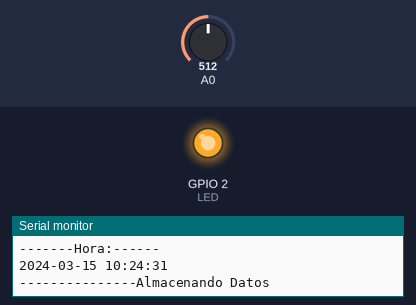
Recording of a sketch running on a simulated ESP8266 (NodeMCU). Shown: output pins drawn as LEDs (lit = HIGH), the last lines printed to the serial monitor. The test bench sets the inputs (shaded band); at power-on: A0 = 512. WiFi joins after 1.5 s; servers stay silent unless stated; the local clock reads 2024-03-15 10:24:30 at power-on unless the sketch sets it.

Above: at 1.6 s.
At 4.1 s:
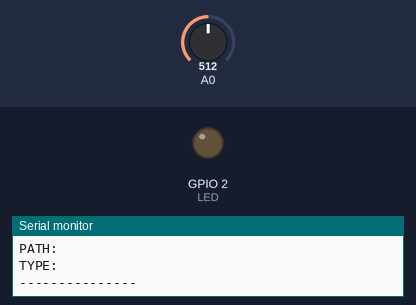
Timing chart, 0 to 8.0 s (numbered marks = the images above):
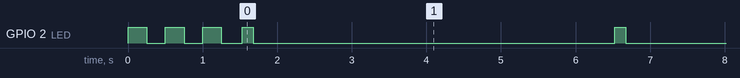

Measured:
- by itself, GPIO 2 (LED): HIGH → LOW at 0.25 s, → HIGH 0.25 s later, → LOW 0.25 s later, → HIGH 0.25 s later, … (57 changes in this stretch)

The sketch:

test_firebase.ino
```cpp
// Proyecto basado en: https://randomnerdtutorials.com/esp32-firebase-realtime-database/
// Adaptado por Mg.ing Edison V, www.editronikx.com.co, 2024

#if defined(ESP32)
  #include <WiFi.h>
#elif defined(ESP8266)
  #include <ESP8266WiFi.h>
#endif

#include <Firebase_ESP_Client.h>

// Insertar credenciales de red
#define WIFI_SSID "WiFi_SSID"

#define WIFI_PASSWORD "Password"

// Proporcionar la informacion del proceso de generacion del token.
#include "addons/TokenHelper.h"

// Proporcionar la informacion de impresion de la carga util de RTDB y otras funciones de ayuda.
#include "addons/RTDBHelper.h"

// Definir el pin digital del LED integrado
#define LED 2

// Insertar la API Key del proyecto Firebase
#define API_KEY "API_KEY_here"

// Insertar la URL de la base de datos RTDB
#define DATABASE_URL "https://esp32-proyecto-basico-default-rtdb.firebaseio.com/"

// Definir objeto de datos de Firebase

FirebaseData fbdo;

// Definir autenticacion de Firebase
FirebaseAuth auth;

// Definir configuracion de Firebase
FirebaseConfig config;

// Variable millis para enviar/almacenar datos en la base de datos Firebase
unsigned long sendDataPrevMillis = 0;
const long timerDelay = 5000; // Enviar/almacenar datos en la base de datos cada 5 segundos

// Variable booleana para el estado de registro
bool signupOK = false;
const int Pinadc = 34;

void setup() {

  Serial.begin(115200);
  pinMode(LED, OUTPUT);
  pinMode(Pinadc, INPUT);

  // Conectar a la red WiFi
  WiFi.mode(WIFI_STA);
  WiFi.begin(WIFI_SSID, WIFI_PASSWORD);
  Serial.println("-------Conectando a wifi------");
  Serial.print("Conectando a: ");
  Serial.println(WIFI_SSID);
  while (WiFi.status() != WL_CONNECTED) {
    Serial.print(".");
    digitalWrite(LED, HIGH);
    delay(250);
    digitalWrite(LED, LOW);
    delay(250);
  }

  digitalWrite(LED, LOW);
  Serial.println();
 // Verificar si la conexión fue exitosa
  if (WiFi.status() != WL_CONNECTED) {
    Serial.println("No se pudo conectar al WiFi.");
  } else {
    Serial.println(" Conectado a WiFi. Dirección IP: ");
    Serial.println(WIFI_SSID);
    Serial.print("IP asignada: ");
    Serial.println(WiFi.localIP());  // Imprimir la dirección IP obtenida
      Serial.println("---------------");

    // Agrega esto en tu setup() después de conectarte al WiFi
    // gmtOffset_sec = -3*3600 -> hora de Argentina (UTC-3, sin horario de verano)
    configTime(-3 * 3600, 0, "pool.ntp.org", "time.nist.gov");

    // Espera a que la hora se sincronice
    Serial.print("Sincronizando hora");
    time_t now = time(nullptr);
    while (now < 8 * 3600 * 2) {
      delay(500);
      Serial.print(".");
      now = time(nullptr);
    }
    Serial.println(" ¡Hora sincronizada!");


  }

  // Asignar la API Key (requerido)
  config.api_key = API_KEY;

  // Asignar la URL de la base de datos RTDB (requerido)

  config.database_url = DATABASE_URL;


  // Nota: se eliminó "Firebase.setPrerequine(&config)" y las líneas de
  // config.cert.* : esa función no existe en la librería Firebase-ESP-Client
  // (mobizt), probablemente venía de una sugerencia mal aplicada y podía
  // impedir la compilación o dejar el certificado en un estado inválido.
  fbdo.setResponseSize(4096);

  // Registrarse en Firebase
  Serial.println();
  Serial.println("--Registrandose ----");
  Serial.print("Nuevo usuario... ");
  if (Firebase.signUp(&config, &auth, "", "")) {
    Serial.println("ok");
    signupOK = true;
  } else {
    Serial.printf("%s\n", config.signer.signupError.message.c_str());
  }
  Serial.println("---------------");

  // Asignar la funcion de callback para el estado del token
  config.token_status_callback = tokenStatusCallback;

  Firebase.begin(&config, &auth);

  Firebase.reconnectWiFi(true);

}


void loop() {
  // Enviar datos a Firebase si esta listo, registrado y ha pasado el tiempo especificado
  if (Firebase.ready() && signupOK && (millis() - sendDataPrevMillis > timerDelay || sendDataPrevMillis == 0)) {
    sendDataPrevMillis = millis();

    int bits = analogRead(Pinadc);  // Leer el valor analogico (0-4096)

    // Convertir el valor ADC (0-4096) a un valor de voltaje para enviar
    float voltaje = (bits / 4096.0) * 3.3;  // Asumiendo un voltaje de referencia de 3.3V

    Serial.println();
    Serial.println("-------Bits enteros:------");
    Serial.print("Bits enteros : ");
    Serial.println(bits);


    Serial.println();
    Serial.println("-------Voltaje:------");
    Serial.print("Voltaje : ");
    Serial.println(voltaje);

    // Obtener la hora actual (ya sincronizada por NTP en el setup)
    time_t now = time(nullptr);
    struct tm timeinfo;
    localtime_r(&now, &timeinfo);

    char horaStr[9];  // HH:MM:SS
    strftime(horaStr, sizeof(horaStr), "%H:%M:%S", &timeinfo);

    char fechaHoraStr[20];  // YYYY-MM-DD HH:MM:SS
    strftime(fechaHoraStr, sizeof(fechaHoraStr), "%Y-%m-%d %H:%M:%S", &timeinfo);

    Serial.println();
    Serial.println("-------Hora:------");
    Serial.println(fechaHoraStr);

    // Armar un unico payload (objeto JSON) con voltaje, bits y hora
    FirebaseJson json;
    json.set("voltaje", voltaje);
    json.set("bits_enteros", bits);
    json.set("epoch", (int)now);          // timestamp unix, util para ordenar/graficar
    json.set("fecha_hora", fechaHoraStr); // string legible

    // Almacenar datos en la base de datos Firebase
    Serial.println();
    Serial.println("---------------Almacenando Datos");
    digitalWrite(LED, HIGH);

    // pushJSON crea un nuevo nodo con ID unico en /lecturas por cada envio,
    // asi queda un historial completo en vez de sobrescribir el mismo valor
    if (Firebase.RTDB.pushJSON(&fbdo, "/lecturas", &json)) {
      Serial.println("PASSED");
      Serial.println("PATH: " + fbdo.dataPath());
      Serial.println("TYPE: " + fbdo.dataType());
    } else {
      Serial.println("FAILED");
      Serial.println("REASON: " + fbdo.errorReason());
    }

    digitalWrite(LED, LOW);
    Serial.println("---------------");
  }
}
```
